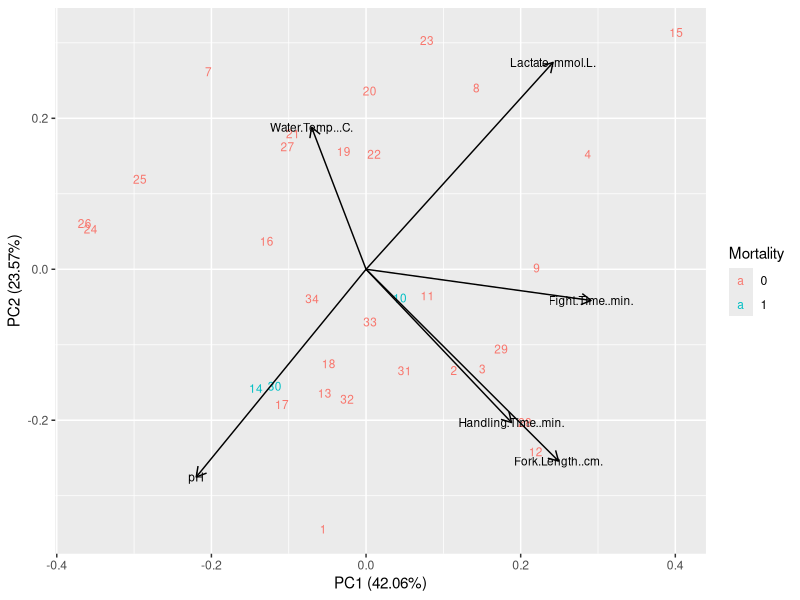

The R source for this figure: (Note: this script raises an error after producing the figure.)
## ---- chunk 1
#For my Master's thesis, I am studying the stress response and post-release mortality in blacktip sharks that are caught by recreational fishermen in 2 different fishing modes (shore-based vs. charter-based). I have sampled 32 blacktip sharks so far (including both shore-based and charter-based), and for each of those sharks I recorded the 'Fight Time' (i.e. time on the line), 'Handling Time' (i.e. time handled), and 'Fork Length' (i.e. length of the shark). I also drew blood from sharks to assess stress parameters ('pH' and 'Lactate' are included here). Upon the release of each shark, a 'Condition' (ranging from 1-5; 1 being showing no signs of stress and 5 being moribund) was assigned, based on the sharks behavior upon release. The 'Water Temperature' at each site was recorded. Finally, each shark was tagged, in order to monitor survivorship post-release. 

#The objective of this project is to conduct a binomial logistic regression, to determine if we can predict for the outcome of a released shark (i.e. whether the shark survives or dies) using the variables measured (and described above). 
## ---- chunk 2
#Loading necessary libraries.
library(car)
library(dplyr)
library(ggplot2)
library(ggfortify)
library(vegan)

#Reading in the dataset (which can be found in the "Data" folder in the GitHub repo).
blacktip_raw <- read.csv(file="Blacktip_Datasheet_Quant.csv", na.strings=c("", " ", "NA"))
## ---- chunk 3
#Cleaning dataset: Removing 2 rows (1 shark without i-STAT blood stress data and 1 shark with no known mortality outcome because tags were removed before release).
blacktip_cleaned <- blacktip_raw[-c(5,6), ]

#Just ensuring that R realizes these 2 variables are categorical and not continuous.
blacktip_cleaned$Mortality <- factor(blacktip_cleaned$Mortality)
blacktip_cleaned$Condition <- factor(blacktip_cleaned$Condition)
## ---- chunk 4
#Now performing a PCA, to determine which variables are explaining the majority of the variation in the dataset. I have a lot of potential explanatory variables, and I believe weeding down the potential variables via a PCA is more informative than throwing all of the variables into a logistic regression model.

#Selecting which variables I want to include in PCA (PCA does not accept categorical variables)...
columns_for_pca <- c("Fight.Time..min.", "pH", "Lactate..mmol.L.", "Handling.Time..min.", "Fork.Length..cm.", "Water.Temp...C.")
pca_dataframe <- data.frame(blacktip_cleaned[ , columns_for_pca])
pca_dataframe_naomitted <- na.omit(pca_dataframe)

#Conducting PCA in ggplot, and scaling all continuous variables. 
autoplot(prcomp(scale(pca_dataframe_naomitted)), shape=FALSE, label.size=3, loadings=TRUE, loadings.label=TRUE, loadings.label.size=3, loadings.colour='black', loadings.label.colour='black', data=blacktip_cleaned, colour='Mortality')

#Again, the point of this PCA was to determine which variables are most important and thus should be included in the logistic regression models. This PCA is telling me to choose either 'pH' or 'Lactate', and either 'Handling Time' or 'Fork Length' for regression purposes. This makes sense because 'pH' and 'Lactate' are negatively correlated (as they should be) and 'Handling Time' and 'Fork Length' (and really 'Fight Time') are positively correlated, which makes sense (i.e. larger sharks are both on the line and handled for longer periods of time). So based on the results of this PCA, I can get rid of 2 of 6 variables for the regression, and I am choosing to get rid of 'Lactate' and 'Fork Length'...
## ---- chunk 5
#Simply visualizing relationships between potential explanatory variables.
pairs(Mortality ~ Fight.Time..min. + Handling.Time..min. + Hook.Location + Fork.Length..cm. + Condition + pH + Lactate..mmol.L. + Water.Temp...C., data=blacktip_raw, na.action=na.omit, panel=panel.smooth)

#From this plot, we can see that 'pH' and 'Lactate' are negatively correlated, and 'Fork Length' is relatively positively correlated with both 'Fight Time' and 'Handling Time' (consistent with the results of the PCA above). 
## ---- chunk 6
#Now that I have identified which variables are most important, I am moving on to the binomial logistic regression, in an attempt to predict for mortality. I am predicting mortality for all sharks combined (i.e. combining sharks caught from shore and sharks caught from charter boats), with 3 mortalities and 29 survivors. 

#General layout of the intended final models... where "Environment" includes variables such as "Water Temp", "Fight Time", "Handling Time", etc...
#Model 1: Mortality ~ Environment
#Model 2: Mortality ~ Environment + Fishing Method
#Model 3: Mortality ~ Environment * Fishing Method (looking at interaction)
## ---- chunk 7
#MODEL 1

#Starting with the full possible model, using the variables selected for above, via PCA. However, I am also including the variable 'Condition' here, which is categorical and thus could not be included in the PCA.

mod.1 <- glm(Mortality ~ Fight.Time..min. + Handling.Time..min. + Condition + pH + Water.Temp...C., family="binomial", data=blacktip_cleaned) 
#"Logit" is the default model when family is "binomial".

summary(mod.1)
Anova(mod.1, type=3) #AIC=28.634

#Now taking a backwards stepwise approach to get the best fitting model (i.e. removing the least significant variable at each step)...
mod.1.1 <- glm(Mortality ~ Handling.Time..min. + Condition + pH + Water.Temp...C., family="binomial", data=blacktip_cleaned)

summary(mod.1.1)
Anova(mod.1.1, type=3) #AIC=26.900

mod.1.2 <- glm(Mortality ~ Handling.Time..min. + Condition + pH, family="binomial", data=blacktip_cleaned)

summary(mod.1.2)
Anova(mod.1.2, type=3) #AIC=25.491

mod.1.3 <- glm(Mortality ~ Handling.Time..min. + pH, family="binomial", data=blacktip_cleaned)

summary(mod.1.3)
Anova(mod.1.3, type=3) #AIC=22.323

mod.1.4 <- glm(Mortality ~ pH, family="binomial", data=blacktip_cleaned)

summary(mod.1.4)
Anova(mod.1.4, type=3) #AIC=20.360 and p=0.05948

#The above model (mod.1.4), with only pH as an explanatory variable, is the best fitting model based on AIC scores.
## ---- chunk 8
#MODEL 2

#Moving on to Model 2, which involves taking 'Fishing Method' into account (i.e. determining if shore-based vs. charter-based affects mortality).

#Taking same backwards stepwise approach as above (i.e. starting with full possible model and removing the least significant variable at each step)... Again, only real difference between this model and the model above is that I am now taking 'Fishing Method' into account.

mod.2 <- glm(Mortality ~ Fight.Time..min. + Handling.Time..min. + Condition + pH + Water.Temp...C. + Fishing.Method, family="binomial", data=blacktip_cleaned) 

summary(mod.2)
Anova(mod.2, type=3) #AIC=18.000

mod.2.1 <- glm(Mortality ~ Fight.Time..min. + Handling.Time..min. + Condition + pH + Fishing.Method, family="binomial", data=blacktip_cleaned)

summary(mod.2.1)
Anova(mod.2.1, type=3) #AIC=27.884

mod.2.2 <- glm(Mortality ~ Handling.Time..min. + Condition + pH + Fishing.Method, family="binomial", data=blacktip_cleaned)

summary(mod.2.2)
Anova(mod.2.2, type=3) #AIC=26.166

mod.2.3 <- glm(Mortality ~ Handling.Time..min. + Condition + pH, family="binomial", data=blacktip_cleaned)

summary(mod.2.3)
Anova(mod.2.3, type=3) #AIC=25.491

mod.2.4 <- glm(Mortality ~ Handling.Time..min. + pH, family="binomial", data=blacktip_cleaned)

summary(mod.2.4)
Anova(mod.2.4, type=3) #AIC=22.323

mod.2.5 <- glm(Mortality ~ pH, family="binomial", data=blacktip_cleaned)

summary(mod.2.5)
Anova(mod.2.5, type=3) #AIC=20.360 and p=0.05948

#As above, the above model (mod.2.5), with only pH as an explanatory variable, is the best fitting model based on AIC scores. The full model (mod.2) actually has a lower AIC score (18.000), but because this model has so many explanatory variables, I believe the final model (mod.2.5) with only pH as an explanatory variable is more informative and biologically meaningful. 
## ---- chunk 9
#MODEL 3

#Now moving on to Model 3 and taking into account the potential interaction between 'Fishing Method' and 'pH'.

mod.3 <- glm(Mortality ~ pH * Fishing.Method, family="binomial", data=blacktip_cleaned) 

summary(mod.3)
Anova(mod.3, type=3) #AIC=23.456

#There is no significant interaction between 'Fishing Method' and 'pH'. 
